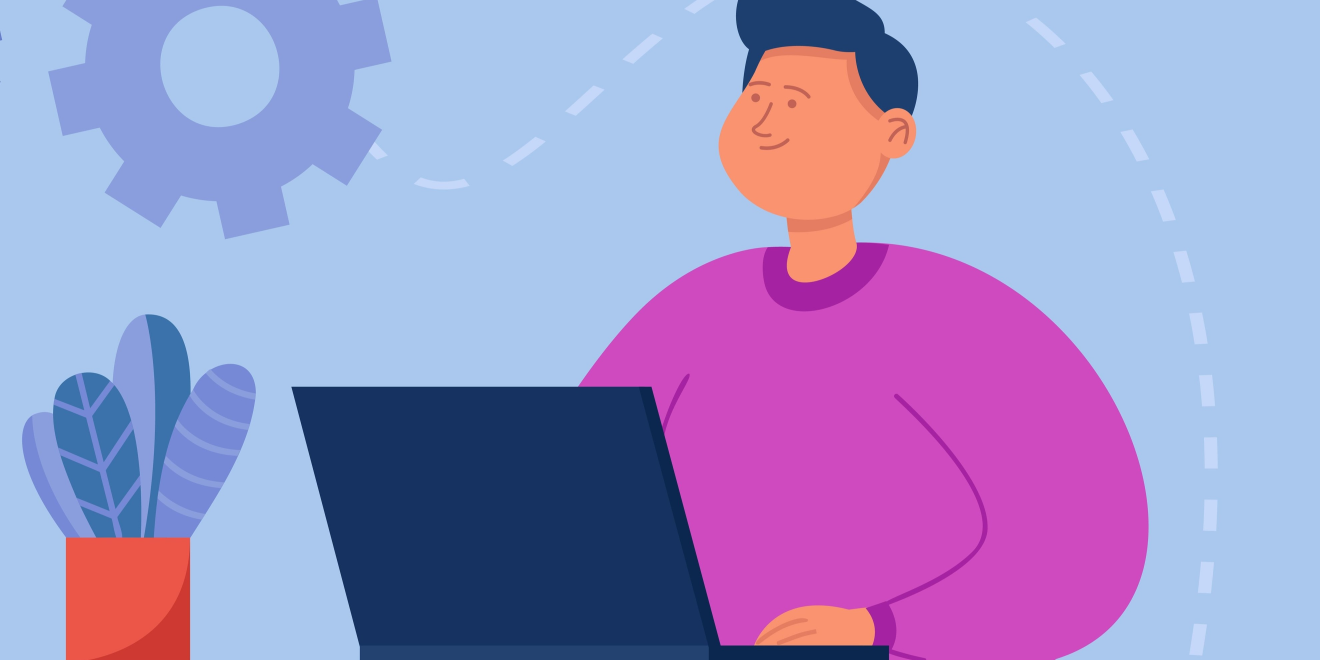
#> input picture front-end web/src/images/human.jpg, 3959 x 1980 px (shown at 1/3 size)
$ python -i image_config.py   (imports and definitions only)
#> lines starting #> are read from the running program, lines starting #| are printed output that depends on the picture; after the words box and inside, x2 and y2 are one past the last pixel; in counts of white or black regions, pixels touching at a corner belong together
#> further down, picture is the input picture: shape (1980, 3959, 3); mean B, G, R 200.8, 147.4, 157.4
import base64
import json
import cv2
import requests

convertio_url = "https://api.convertio.co/convert"
api_key = "8f787a6daa5b2e55460acc51d2f7e687"


def enhance_image(image):
    cv2.resize(image, (200, 200))
    gray_image = cv2.cvtColor(image, cv2.COLOR_BGR2GRAY)
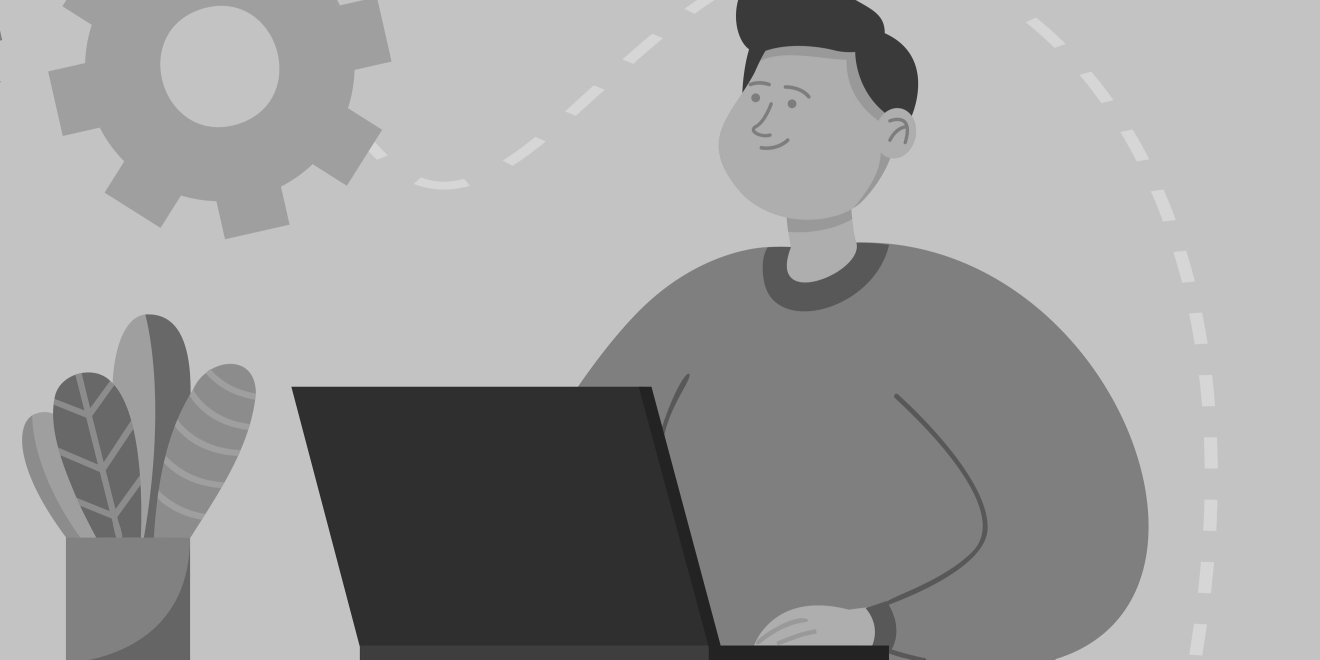
#> gray_image: shape (1980, 3959) (shown at 1/3 size); min 25, max 220, mean 156.3
    _, threshold_image = cv2.threshold(gray_image, 127, 255, cv2.THRESH_BINARY)
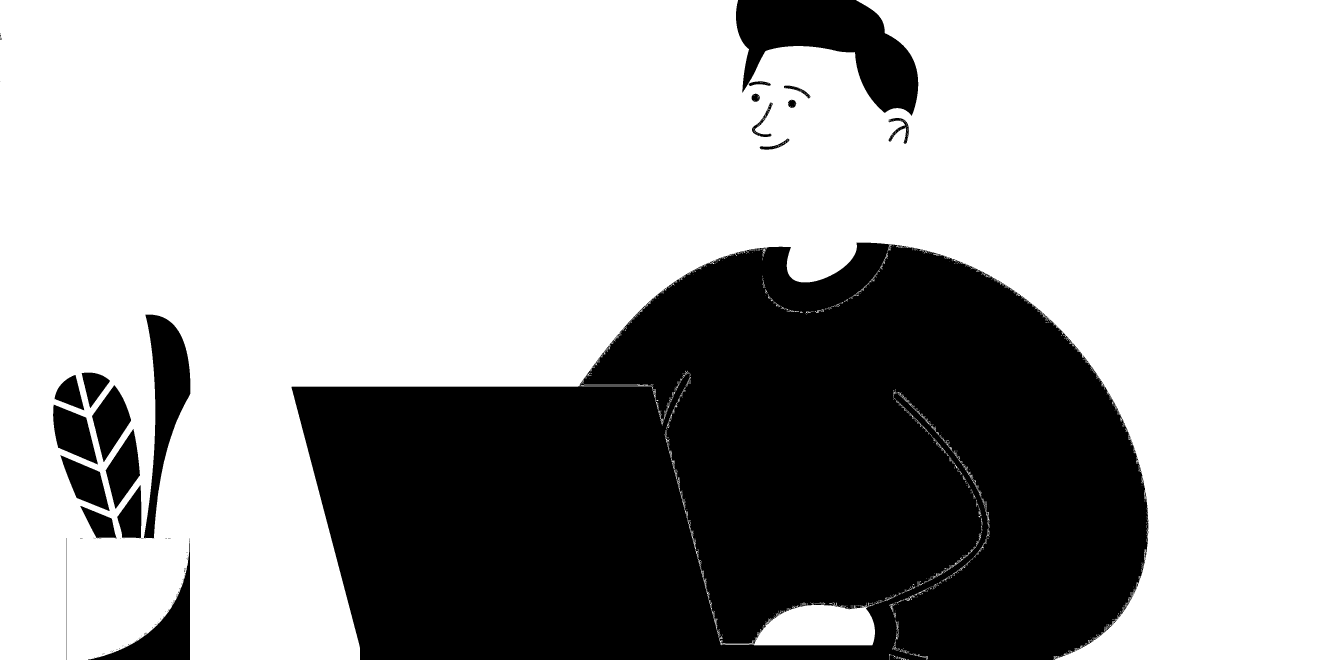
#> threshold_image: shape (1980, 3959) (shown at 1/3 size); 66.2% white; 135 black regions (115 under 20 px), largest, box (x1, y1, x2, y2) and area: (874, 728, 3445, 1980) 2400015, (2208, 0, 2755, 347) 96225, (432, 944, 571, 1616) 41350

    return threshold_image


def request_svg(image_path):
    payload_for_id = {
        "apikey": api_key,
        "input": "base64",
        "file": convert_image_to_base64_string(image_path),
        "filename": "apple-icon.png",
        "outputformat": "svg"
    }

    res = requests.post(convertio_url, json=payload_for_id)
    return json.loads(res.text)


def get_image(convert_id):
    url_response = requests.get(convertio_url + f"/{convert_id}/status")
    return url_response


def convert_image_to_base64_string(filepath):
    with open(filepath, mode='rb') as image_file:
        encoded_string = base64.b64encode(image_file.read()).decode('utf-8')

    return encoded_string

>>> import cv2
>>> picture = cv2.imread('../../front-end web/src/images/human.jpg')
>>> result = enhance_image(picture)

$ run again, on front-end web/src/images/robot.jpg
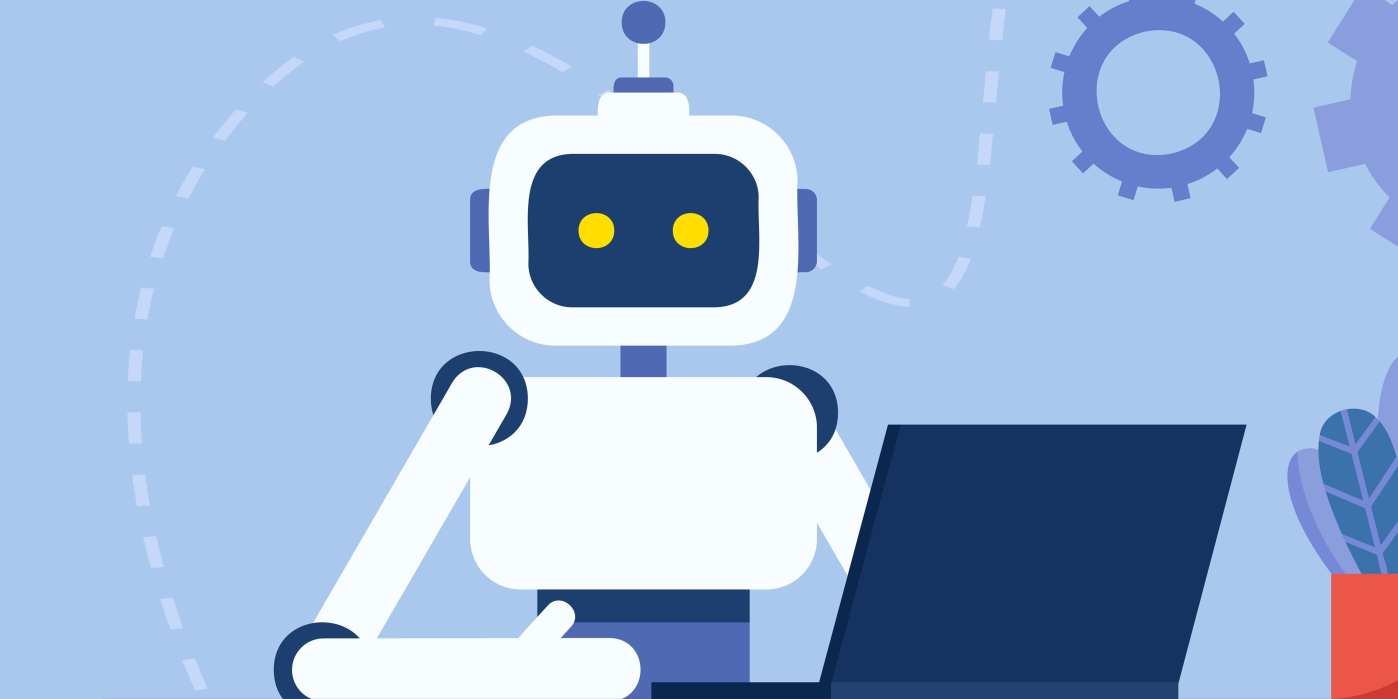
#> input picture front-end web/src/images/robot.jpg, 4194 x 2097 px (shown at 1/3 size)
#> picture is the input picture: shape (2097, 4194, 3); mean B, G, R 215.7, 180.8, 156.6
#> in enhance_image, `gray_image = cv2.cvtColor(image, cv2.COLOR_BGR2GRAY)`:
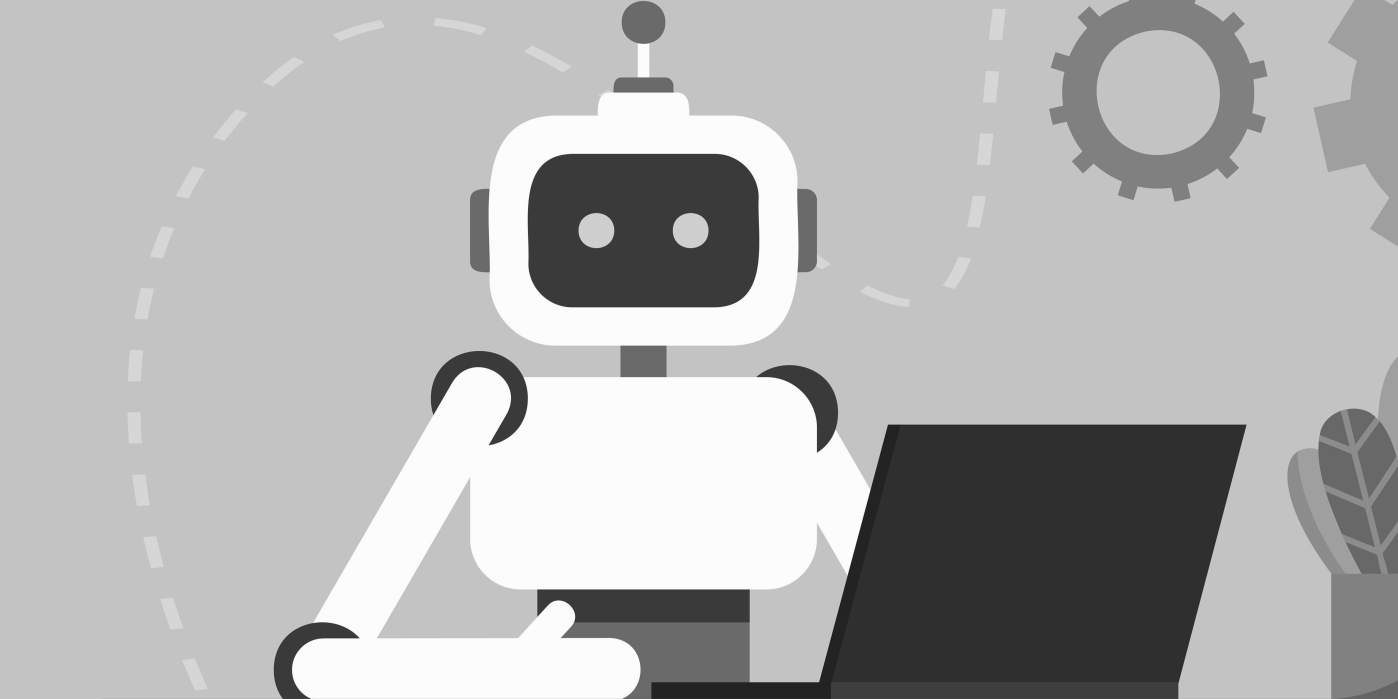
#> gray_image: shape (2097, 4194) (shown at 1/3 size); min 13, max 255, mean 177.4
#> in enhance_image, `_, threshold_image = cv2.threshold(gray_image, 127, 255, cv2.THRESH_BI..`:
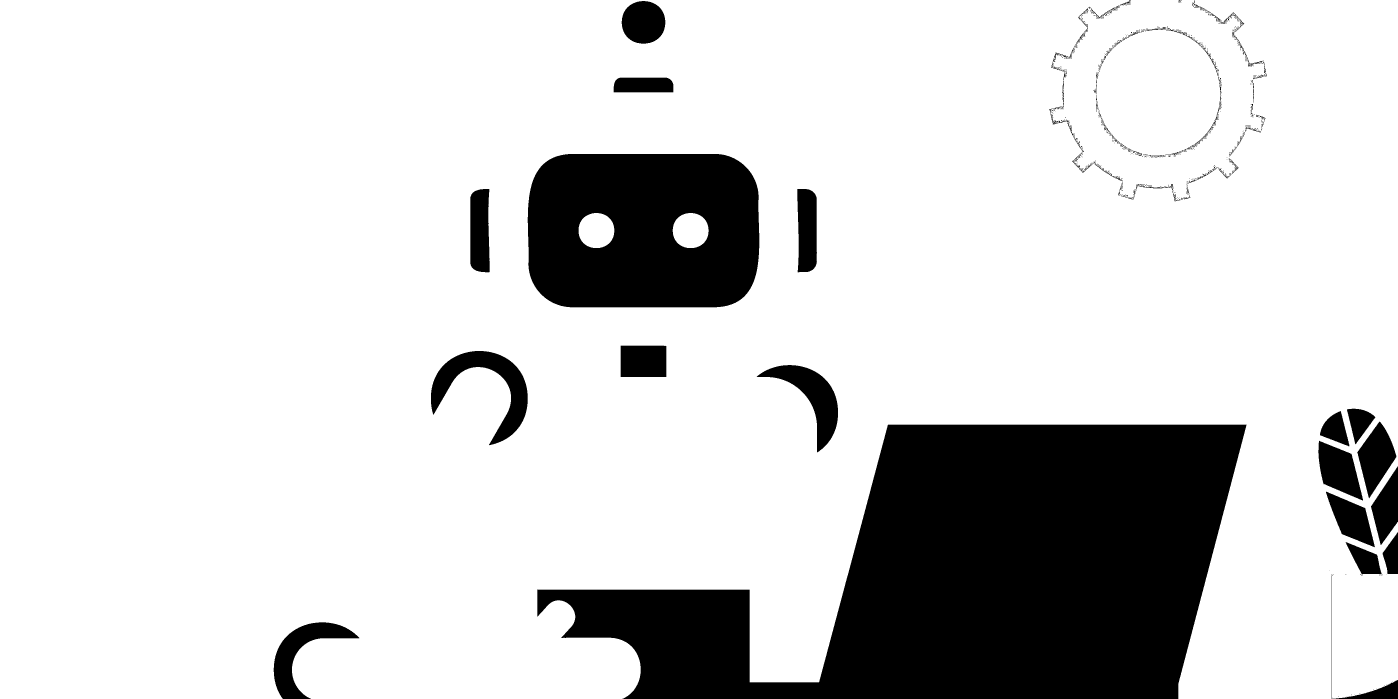
#> threshold_image: shape (2097, 4194) (shown at 1/3 size); 82.5% white; 628 black regions (507 under 20 px), largest, box (x1, y1, x2, y2) and area: (1612, 1274, 3740, 2097) 1042222, (1583, 462, 2278, 922) 284699, (1293, 1053, 1583, 1336) 26948
